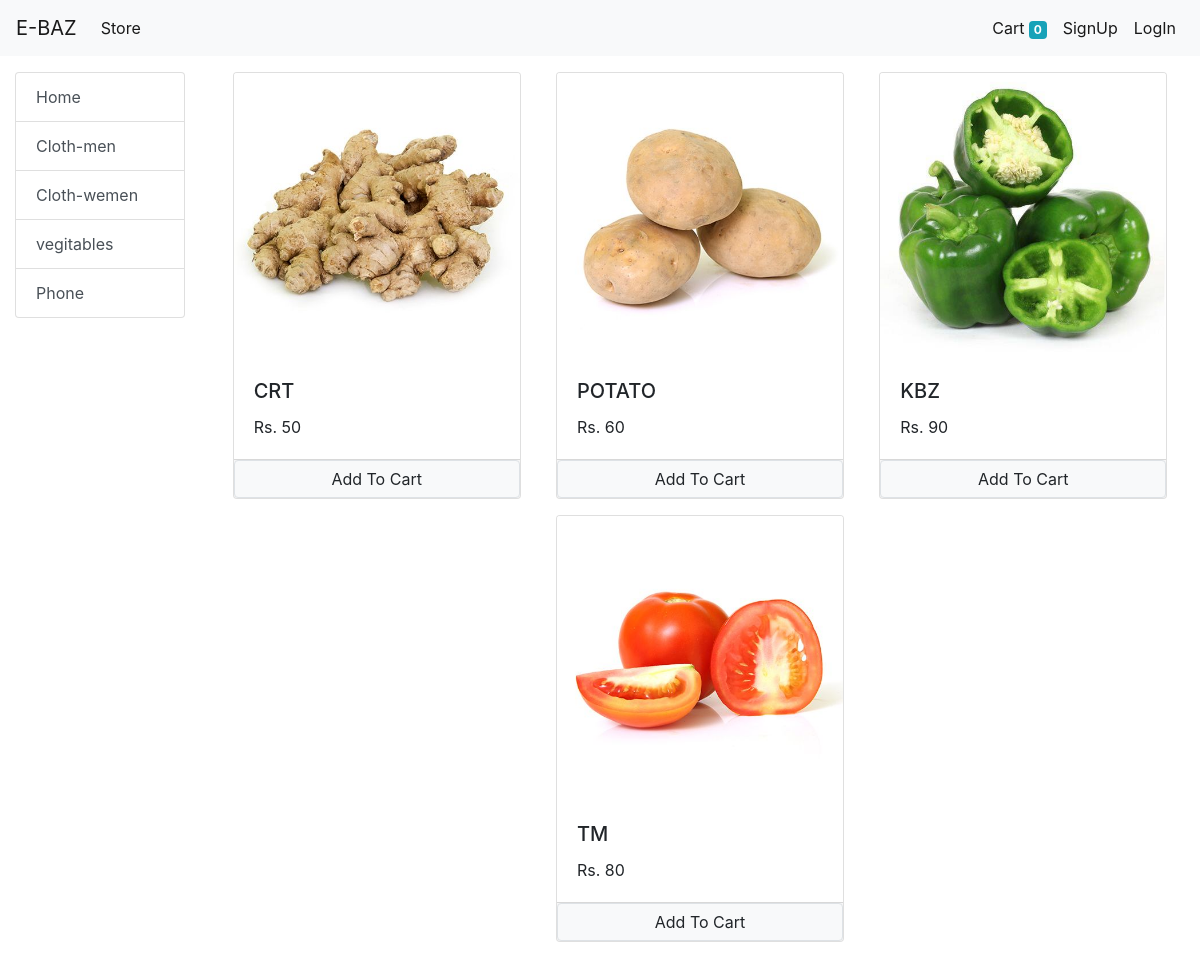
Screenshot of /?category=3 with the database file from the repository.
### store/models/category.py (models this page shows, shortened)
class Category(models.Model):
    name = models.CharField(max_length=20)
    @staticmethod
    def get_all_categories():
        return Category.objects.all()

### store/models/product.py (models this page shows, shortened)
class product(models.Model):
    name = models.CharField(max_length=60)
    price = models.IntegerField(default=0)
    category = models.ForeignKey(Category , on_delete=models.CASCADE, default=1)
    description = models.CharField(max_length=200, default='',null=True,blank=True)
    image = models.ImageField(upload_to='uploads/products/')
    @staticmethod
    def get_all_products_by_categoryid(category_id):
        if category_id:
            return product.objects.filter(category = category_id)
        else:
            return product.get_all_products();

### store/views/home.py (the view, shortened to what this page needs)
# urls.py: path('', Index.as_view(), name='homepage'),
class Index(View):
    def get(self, request):
        cart = request.session.get('cart')
        if not cart:
            request.session['cart'] = {}
        products = None
        categories = Category.get_all_categories()
        categoryID = request.GET.get('category')
        if categoryID:
            products = product.get_all_products_by_categoryid(categoryID)
        else:
            products = product.get_all_products()
        data = {}
        data['products'] = products
        data['categories'] = categories
        print(request.session.get('email'))
        return render(request, 'index.html', data)

### store/templatetags/cart.py (called while the page is built)
@register.filter(name='is_in_cart')
def is_in_cart(product  , cart):
    keys = cart.keys()
    for id in keys:
        if int(id) == product.id:
            return True
    return False;

### store/templatetags/custom_filter.py (called while the page is built)
@register.filter(name='currency')
def currency(number):
    return "Rs. "+str(number)

### store/templates/index.html (shortened to what this page needs)
{% extends 'base.html' %}
{% block content %}
{% load cart %}
{% load custom_filter %}
  <div class="container-fluid">
    <div class="row">
      <div class="col-lg-2 mx-auto mt-3">
        <div class="list-group">
          <a href="/" class="list-group-item list-group-item-action">Home</a>
          {% for category in categories %}
          <a href="/?category={{category.id}}" class="list-group-item list-group-item-action">{{category.name}}</a>
          {% endfor %}
        </div>
      </div>
      <div id='products' class='col-lg-10 mx-auto'>
        <div class="row mx-auto mt-3">
          {% for product in products %}
            <div class="card mx-auto mb-3" id="{{product.id}}" style="width: 18rem;">
              <img src="{{product.image.url}}" class="card-img-top" alt="...">
              <div class="card-body">
               <h5 class="card-title">{{product.name}}</h5>
               <p class="card-text">{{product.price|currency}}</p>
              </div>
              <div class="card-footer p-0">
                {% if product|is_in_cart:request.session.cart %}
                <div class="row no-gutters">
                  <form action="/#{{product.id}}" class="col-2" method="post">
                    {% csrf_token %}
                    <input hidden type="text" name="product" value="{{product.id}}">
                    <input hidden type="text" name="remove" value="True">
                    <input type="submit" value="-" class=" btn btn-block btn-secondary">
                  </form>
                  <div class="text-center col">{{product|cart_quantity:request.session.cart}}</div>
                  <form action="/#{{product.id}}" class="col-2" method="post">
                    {% csrf_token %}
                    <input hidden type="text" name="product" value="{{product.id}}">
                    <input type="submit" value="+" class=" btn btn-block btn-secondary">
                  </form>
                </div>
                {% else %}
                <form action="/#{{product.id}}" method="POST" class="btn-block">
                   <input href="#" type="submit" class="btn btn-light float-right border form-control" value="Add To Cart">
                 </form>
                 {% endif %}
              </div>
            </div>
          {% endfor %}
        </div>
      </div>
    </div>
  </div>
{% endblock %}

### rows the page displays
Category: name "Cloth-men"
Category: name "Cloth-wemen"
Category: name "vegitables"
Category: name "Phone"
product: image (picture), name "CRT", price "Rs. 50"
product: image (picture), name "POTATO", price "Rs. 60"
product: image (picture), name "KBZ", price "Rs. 90"
product: image (picture), name "TM", price "Rs. 80"

### other values shown
{{ request.session.cart.keys|length }} "0"
